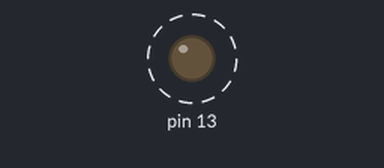
Bench run of a sketch on a simulated Arduino Uno, built with avr-gcc and run on an emulated ATmega328P. On the bench: output pins drawn as LEDs (lit = HIGH). Dashed ring = blinking.

Above: at 0.07 s.
Timing chart, 0 to 3.0 s (numbered marks = the images above):
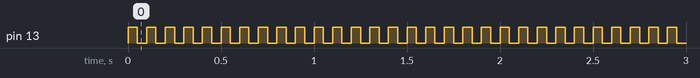

The sketch:

Video8.ino
```cpp
# define F_CPU 16000000 // 16 MHz
# include <avr/io.h>
# include <util/delay.h>
# include <avr/interrupt.h>

# define LED_ON             PORTB |= (1<<PORTB5)
# define LED_OFF            PORTB &= ~(1<<PORTB5)
# define LED_TOGGLE        PINB  |= (1<<PINB5)
# define SWITCH_PRESSED    !(PINB & (1<<PINB7))

ISR(TIMER1_COMPA_vect)
{
  LED_TOGGLE;
}

void Timer_frequency(uint8_t freq){
  TCCR1B |= (1<< CS12) | (1<<WGM12); // Preescalado del clock es 256 y Estamos en ctc mode

  // Ahora hay que cambiar el tipo de interrupción que usamos

  // Formula para sacar la frecuencia en la página 196
  TIMSK1 |= (1<<OCIE1A);
  OCR1A = (F_CPU/(freq*2*256)-1);
}


int main(void)
{
  DDRB |= (1<<DDB5);
  DDRB &= ~(1<<DDB7);

  // Queremos que el led parpadee de forma más precisa
  // Vamos al datasheet y vamos a TC1 - 16-bit Timer/Counter1 with PWM --> Register Description para cambiar el modo del timer
  // Vemos la tabla de la página 172 y buscamos que bits tenemos que setear en 1 para que el modo de operación sea CTC (capture and compare mode).
  // El bit es WGM12. Luego hay que setear el registro de output con ese valor. Vamos a TC1 Control Register B y el registro es TCCR1B (que ya estabamos escribiendo encima)

  Timer_frequency(10); // Hertzz

  sei();


  while(1){

  }
}
```

Measured:
- by itself, pin 13: alternates HIGH for 0.05 s and LOW for 0.05 s
